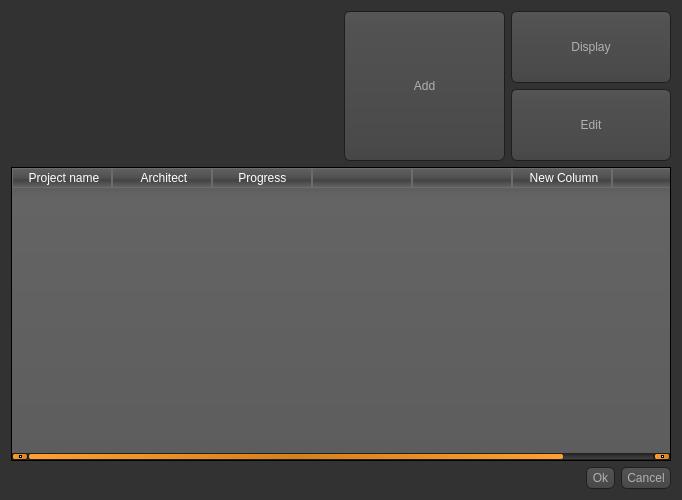
<?xml version="1.0" encoding="UTF-8"?>
<ui version="4.0">
 <class>Project_mangement</class>
 <widget class="QDialog" name="Project_mangement">
  <property name="geometry">
   <rect>
    <x>0</x>
    <y>0</y>
    <width>682</width>
    <height>500</height>
   </rect>
  </property>
  <property name="windowTitle">
   <string>Dialog</string>
  </property>
  <property name="styleSheet">
   <string notr="true">QToolTip
{
     border: 1px solid black;
     background-color: #ffa02f;
     padding: 1px;
     border-radius: 3px;
     opacity: 100;
}

QWidget
{
    color: #b1b1b1;
    background-color: #323232;
}

QWidget:item:hover
{
    background-color: QLinearGradient( x1: 0, y1: 0, x2: 0, y2: 1, stop: 0 #ffa02f, stop: 1 #ca0619);
    color: #000000;
}

QWidget:item:selected
{
    background-color: QLinearGradient( x1: 0, y1: 0, x2: 0, y2: 1, stop: 0 #ffa02f, stop: 1 #d7801a);
}

QMenuBar::item
{
    background: transparent;
}

QMenuBar::item:selected
{
    background: transparent;
    border: 1px solid #ffaa00;
}

QMenuBar::item:pressed
{
    background: #444;
    border: 1px solid #000;
    background-color: QLinearGradient(
        x1:0, y1:0,
        x2:0, y2:1,
        stop:1 #212121,
        stop:0.4 #343434/*,
        stop:0.2 #343434,
        stop:0.1 #ffaa00*/
    );
    margin-bottom:-1px;
    padding-bottom:1px;
}

QMenu
{
    border: 1px solid #000;
}

QMenu::item
{
    padding: 2px 20px 2px 20px;
}

QMenu::item:selected
{
    color: #000000;
}

QWidget:disabled
{
    color: #404040;
    background-color: #323232;
}

QAbstractItemView
{
    background-color: QLinearGradient( x1: 0, y1: 0, x2: 0, y2: 1, stop: 0 #4d4d4d, stop: 0.1 #646464, stop: 1 #5d5d5d);
}

QWidget:focus
{
    /*border: 2px solid QLinearGradient( x1: 0, y1: 0, x2: 0, y2: 1, stop: 0 #ffa02f, stop: 1 #d7801a);*/
}

QLineEdit
{
    background-color: QLinearGradient( x1: 0, y1: 0, x2: 0, y2: 1, stop: 0 #4d4d4d, stop: 0 #646464, stop: 1 #5d5d5d);
    padding: 1px;
    border-style: solid;
    border: 1px solid #1e1e1e;
    border-radius: 5;
}
QToolButton
{
    border-width: 1px;
    border-color:  rgb(255, 170, 0);
    border-style: solid;
    border-radius: 5;
    padding: 3px;
    font-size: 12px;
    padding-left: 5px;
    padding-right: 5px;
}

QToolButton:pressed
{
    background-color: #1e1e1e;
color:#1e1e1e;
}
QToolButton:hover
{
       background-color: rgb(255, 170, 0);
color:rgb(255, 170, 0);
}

QPushButton
{
    color: #b1b1b1;
    background-color: QLinearGradient( x1: 0, y1: 0, x2: 0, y2: 1, stop: 0 #565656, stop: 0.1 #525252, stop: 0.5 #4e4e4e, stop: 0.9 #4a4a4a, stop: 1 #464646);
    border-width: 1px;
    border-color: #1e1e1e;
    border-style: solid;
    border-radius: 6;
    padding: 3px;
    font-size: 12px;
    padding-left: 5px;
    padding-right: 5px;
}

QPushButton:pressed
{
    background-color: QLinearGradient( x1: 0, y1: 0, x2: 0, y2: 1, stop: 0 #2d2d2d, stop: 0.1 #2b2b2b, stop: 0.5 #292929, stop: 0.9 #282828, stop: 1 #252525);
}

QComboBox
{
    selection-background-color: #ffaa00;
    background-color: QLinearGradient( x1: 0, y1: 0, x2: 0, y2: 1, stop: 0 #565656, stop: 0.1 #525252, stop: 0.5 #4e4e4e, stop: 0.9 #4a4a4a, stop: 1 #464646);
    border-style: solid;
    border: 1px solid #1e1e1e;
    border-radius: 5;
}

QComboBox:hover,QPushButton:hover
{
    border: 2px solid QLinearGradient( x1: 0, y1: 0, x2: 0, y2: 1, stop: 0 #ffa02f, stop: 1 #d7801a);
}


QComboBox:on
{
    padding-top: 3px;
    padding-left: 4px;
    background-color: QLinearGradient( x1: 0, y1: 0, x2: 0, y2: 1, stop: 0 #2d2d2d, stop: 0.1 #2b2b2b, stop: 0.5 #292929, stop: 0.9 #282828, stop: 1 #252525);
    selection-background-color: #ffaa00;
}

QComboBox QAbstractItemView
{
    border: 2px solid darkgray;
    selection-background-color: QLinearGradient( x1: 0, y1: 0, x2: 0, y2: 1, stop: 0 #ffa02f, stop: 1 #d7801a);
}

QComboBox::drop-down
{
     subcontrol-origin: padding;
     subcontrol-position: top right;
     width: 15px;

     border-left-width: 0px;
     border-left-color: darkgray;
     border-left-style: solid; /* just a single line */
     border-top-right-radius: 3px; /* same radius as the QComboBox */
     border-bottom-right-radius: 3px;
 }

QComboBox::down-arrow
{
     image: url(:/down_arrow.png);
}

QGroupBox:focus
{
border: 2px solid QLinearGradient( x1: 0, y1: 0, x2: 0, y2: 1, stop: 0 #ffa02f, stop: 1 #d7801a);
}

QTextEdit:focus
{
    border: 2px solid QLinearGradient( x1: 0, y1: 0, x2: 0, y2: 1, stop: 0 #ffa02f, stop: 1 #d7801a);
}

QScrollBar:horizontal {
     border: 1px solid #222222;
     background: QLinearGradient( x1: 0, y1: 0, x2: 0, y2: 1, stop: 0.0 #121212, stop: 0.2 #282828, stop: 1 #484848);
     height: 7px;
     margin: 0px 16px 0 16px;
}

QScrollBar::handle:horizontal
{
      background: QLinearGradient( x1: 0, y1: 0, x2: 1, y2: 0, stop: 0 #ffa02f, stop: 0.5 #d7801a, stop: 1 #ffa02f);
      min-height: 20px;
      border-radius: 2px;
}

QScrollBar::add-line:horizontal {
      border: 1px solid #1b1b19;
      border-radius: 2px;
      background: QLinearGradient( x1: 0, y1: 0, x2: 1, y2: 0, stop: 0 #ffa02f, stop: 1 #d7801a);
      width: 14px;
      subcontrol-position: right;
      subcontrol-origin: margin;
}

QScrollBar::sub-line:horizontal {
      border: 1px solid #1b1b19;
      border-radius: 2px;
      background: QLinearGradient( x1: 0, y1: 0, x2: 1, y2: 0, stop: 0 #ffa02f, stop: 1 #d7801a);
      width: 14px;
     subcontrol-position: left;
     subcontrol-origin: margin;
}

QScrollBar::right-arrow:horizontal, QScrollBar::left-arrow:horizontal
{
      border: 1px solid black;
      width: 1px;
      height: 1px;
      background: white;
}

QScrollBar::add-page:horizontal, QScrollBar::sub-page:horizontal
{
      background: none;
}

QScrollBar:vertical
{
      background: QLinearGradient( x1: 0, y1: 0, x2: 1, y2: 0, stop: 0.0 #121212, stop: 0.2 #282828, stop: 1 #484848);
      width: 7px;
      margin: 16px 0 16px 0;
      border: 1px solid #222222;
}

QScrollBar::handle:vertical
{
      background: QLinearGradient( x1: 0, y1: 0, x2: 0, y2: 1, stop: 0 #ffa02f, stop: 0.5 #d7801a, stop: 1 #ffa02f);
      min-height: 20px;
      border-radius: 2px;
}

QScrollBar::add-line:vertical
{
      border: 1px solid #1b1b19;
      border-radius: 2px;
      background: QLinearGradient( x1: 0, y1: 0, x2: 0, y2: 1, stop: 0 #ffa02f, stop: 1 #d7801a);
      height: 14px;
      subcontrol-position: bottom;
      subcontrol-origin: margin;
}

QScrollBar::sub-line:vertical
{
      border: 1px solid #1b1b19;
      border-radius: 2px;
      background: QLinearGradient( x1: 0, y1: 0, x2: 0, y2: 1, stop: 0 #d7801a, stop: 1 #ffa02f);
      height: 14px;
      subcontrol-position: top;
      subcontrol-origin: margin;
}

QScrollBar::up-arrow:vertical, QScrollBar::down-arrow:vertical
{
      border: 1px solid black;
      width: 1px;
      height: 1px;
      background: white;
}


QScrollBar::add-page:vertical, QScrollBar::sub-page:vertical
{
      background: none;
}

QTextEdit
{
    background-color: #242424;
}

QPlainTextEdit
{
    background-color: #242424;
}

QHeaderView::section
{
    background-color: QLinearGradient(x1:0, y1:0, x2:0, y2:1, stop:0 #616161, stop: 0.5 #505050, stop: 0.6 #434343, stop:1 #656565);
    color: white;
    padding-left: 4px;
    border: 1px solid #6c6c6c;
}

QCheckBox:disabled
{
color: #414141;
}

QDockWidget::title
{
    text-align: center;
    spacing: 3px; /* spacing between items in the tool bar */
    background-color: QLinearGradient(x1:0, y1:0, x2:0, y2:1, stop:0 #323232, stop: 0.5 #242424, stop:1 #323232);
}

QDockWidget::close-button, QDockWidget::float-button
{
    text-align: center;
    spacing: 1px; /* spacing between items in the tool bar */
    background-color: QLinearGradient(x1:0, y1:0, x2:0, y2:1, stop:0 #323232, stop: 0.5 #242424, stop:1 #323232);
}

QDockWidget::close-button:hover, QDockWidget::float-button:hover
{
    background: #242424;
}

QDockWidget::close-button:pressed, QDockWidget::float-button:pressed
{
    padding: 1px -1px -1px 1px;
}

QMainWindow::separator
{
    background-color: QLinearGradient(x1:0, y1:0, x2:0, y2:1, stop:0 #161616, stop: 0.5 #151515, stop: 0.6 #212121, stop:1 #343434);
    color: white;
    padding-left: 4px;
    border: 1px solid #4c4c4c;
    spacing: 3px; /* spacing between items in the tool bar */
}

QMainWindow::separator:hover
{

    background-color: QLinearGradient(x1:0, y1:0, x2:0, y2:1, stop:0 #d7801a, stop:0.5 #b56c17 stop:1 #ffa02f);
    color: white;
    padding-left: 4px;
    border: 1px solid #6c6c6c;
    spacing: 3px; /* spacing between items in the tool bar */
}

QToolBar::handle
{
     spacing: 3px; /* spacing between items in the tool bar */
     background: url(:/images/handle.png);
}

QMenu::separator
{
    height: 2px;
    background-color: QLinearGradient(x1:0, y1:0, x2:0, y2:1, stop:0 #161616, stop: 0.5 #151515, stop: 0.6 #212121, stop:1 #343434);
    color: white;
    padding-left: 4px;
    margin-left: 10px;
    margin-right: 5px;
}

QProgressBar
{
    border: 2px solid grey;
    border-radius: 5px;
    text-align: center;
}

QProgressBar::chunk
{
    background-color: #d7801a;
    width: 2.15px;
    margin: 0.5px;
}

QTabBar::tab {
    color: #b1b1b1;
    border: 1px solid #444;
    border-bottom-style: none;
    background-color: #323232;
    padding-left: 10px;
    padding-right: 10px;
    padding-top: 3px;
    padding-bottom: 2px;
    margin-right: -1px;
}

QTabWidget::pane {
    border: 1px solid #444;
    top: 1px;
}

QTabBar::tab:last
{
    margin-right: 0; /* the last selected tab has nothing to overlap with on the right */
    border-top-right-radius: 3px;
}

QTabBar::tab:first:!selected
{
 margin-left: 0px; /* the last selected tab has nothing to overlap with on the right */


    border-top-left-radius: 3px;
}

QTabBar::tab:!selected
{
    color: #b1b1b1;
    border-bottom-style: solid;
    margin-top: 3px;
    background-color: QLinearGradient(x1:0, y1:0, x2:0, y2:1, stop:1 #212121, stop:.4 #343434);
}

QTabBar::tab:selected
{
    border-top-left-radius: 3px;
    border-top-right-radius: 3px;
    margin-bottom: 0px;
}

QTabBar::tab:!selected:hover
{
    /*border-top: 2px solid #ffaa00;
    padding-bottom: 3px;*/
    border-top-left-radius: 3px;
    border-top-right-radius: 3px;
    background-color: QLinearGradient(x1:0, y1:0, x2:0, y2:1, stop:1 #212121, stop:0.4 #343434, stop:0.2 #343434, stop:0.1 #ffaa00);
}

QRadioButton::indicator:checked, QRadioButton::indicator:unchecked{
    color: #b1b1b1;
    background-color: #323232;
    border: 1px solid #b1b1b1;
    border-radius: 6px;
}

QRadioButton::indicator:checked
{
    background-color: qradialgradient(
        cx: 0.5, cy: 0.5,
        fx: 0.5, fy: 0.5,
        radius: 1.0,
        stop: 0.25 #ffaa00,
        stop: 0.3 #323232
    );
}

QCheckBox::indicator{
    color: #b1b1b1;
    background-color: #323232;
    border: 1px solid #b1b1b1;
    width: 9px;
    height: 9px;
}

QRadioButton::indicator
{
    border-radius: 6px;
}

QRadioButton::indicator:hover, QCheckBox::indicator:hover
{
    border: 1px solid #ffaa00;
}

QCheckBox::indicator:checked
{
    image:url(:/images/checkbox.png);
}

QCheckBox::indicator:disabled, QRadioButton::indicator:disabled
{
    border: 1px solid #444;
}</string>
  </property>
  <layout class="QVBoxLayout" name="verticalLayout_2">
   <item>
    <layout class="QHBoxLayout" name="horizontalLayout_2">
     <item>
      <widget class="QLabel" name="label">
       <property name="minimumSize">
        <size>
         <width>0</width>
         <height>150</height>
        </size>
       </property>
       <property name="styleSheet">
        <string notr="true">image: url(:/Icones/Ressources/logo.png);</string>
       </property>
       <property name="text">
        <string/>
       </property>
      </widget>
     </item>
     <item>
      <layout class="QHBoxLayout" name="horizontalLayout">
       <item>
        <widget class="QPushButton" name="pushButton_3">
         <property name="sizePolicy">
          <sizepolicy hsizetype="Preferred" vsizetype="Preferred">
           <horstretch>0</horstretch>
           <verstretch>0</verstretch>
          </sizepolicy>
         </property>
         <property name="text">
          <string>Add</string>
         </property>
        </widget>
       </item>
       <item>
        <layout class="QVBoxLayout" name="verticalLayout">
         <item>
          <widget class="QPushButton" name="pushButton_2">
           <property name="sizePolicy">
            <sizepolicy hsizetype="Minimum" vsizetype="Preferred">
             <horstretch>0</horstretch>
             <verstretch>0</verstretch>
            </sizepolicy>
           </property>
           <property name="text">
            <string>Display</string>
           </property>
          </widget>
         </item>
         <item>
          <widget class="QPushButton" name="pushButton">
           <property name="sizePolicy">
            <sizepolicy hsizetype="Minimum" vsizetype="Preferred">
             <horstretch>0</horstretch>
             <verstretch>0</verstretch>
            </sizepolicy>
           </property>
           <property name="text">
            <string>Edit</string>
           </property>
          </widget>
         </item>
        </layout>
       </item>
      </layout>
     </item>
    </layout>
   </item>
   <item>
    <widget class="QTableWidget" name="tableWidget">
     <column>
      <property name="text">
       <string>Project name</string>
      </property>
     </column>
     <column>
      <property name="text">
       <string>Architect</string>
      </property>
     </column>
     <column>
      <property name="text">
       <string>Progress </string>
      </property>
     </column>
     <column>
      <property name="text">
       <string/>
      </property>
     </column>
     <column>
      <property name="text">
       <string/>
      </property>
     </column>
     <column>
      <property name="text">
       <string>New Column</string>
      </property>
     </column>
     <column>
      <property name="text">
       <string/>
      </property>
     </column>
    </widget>
   </item>
   <item>
    <layout class="QHBoxLayout" name="horizontalLayout_6">
     <item>
      <spacer name="horizontalSpacer_4">
       <property name="orientation">
        <enum>Qt::Horizontal</enum>
       </property>
       <property name="sizeHint" stdset="0">
        <size>
         <width>40</width>
         <height>20</height>
        </size>
       </property>
      </spacer>
     </item>
     <item>
      <widget class="QPushButton" name="ok">
       <property name="sizePolicy">
        <sizepolicy hsizetype="Preferred" vsizetype="Preferred">
         <horstretch>0</horstretch>
         <verstretch>0</verstretch>
        </sizepolicy>
       </property>
       <property name="text">
        <string>Ok</string>
       </property>
      </widget>
     </item>
     <item>
      <widget class="QPushButton" name="cancel">
       <property name="sizePolicy">
        <sizepolicy hsizetype="Preferred" vsizetype="Preferred">
         <horstretch>0</horstretch>
         <verstretch>0</verstretch>
        </sizepolicy>
       </property>
       <property name="text">
        <string>Cancel</string>
       </property>
      </widget>
     </item>
    </layout>
   </item>
  </layout>
 </widget>
 <resources/>
 <connections/>
</ui>
